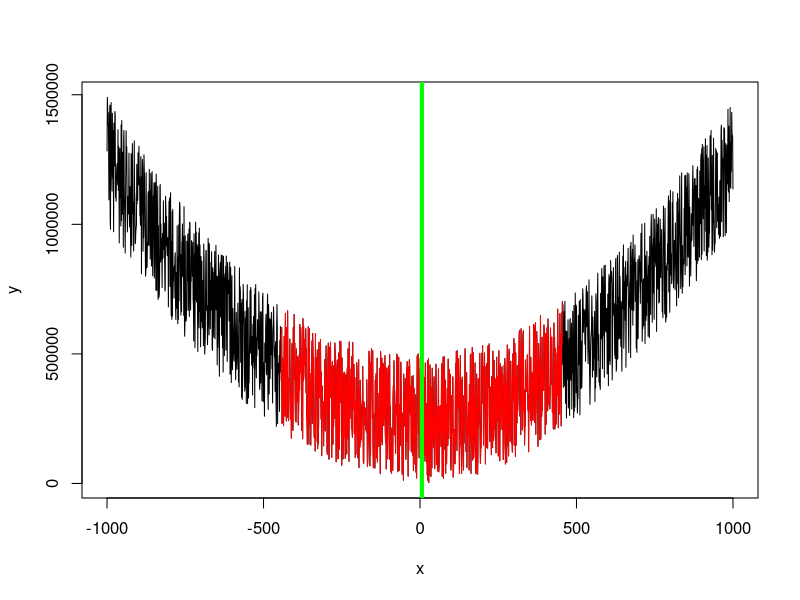

The R source for this figure:
#Metodo di Kwee-van Woerden
#segnale di prova
x<-c(-1000:1000)
noise<-runif(2001)
y<-x*x+500000*noise

#inizio dell'algoritmo
minimi<-NULL
differenze<-NULL

estr1<- -300
estr2<- 600

xn<-x[which(x>=estr1&x<=estr2)]
yn<-y[which(x>=estr1&x<=estr2)]

min<-(max(xn)+min(xn))*0.5
for(i in 1:5000){
  ya<-y[which(x>=estr1&x<=min)]
  ydiff<-ya-y[which(x>=min&x<=estr2)]
  if(mean(ydiff)<0){
    min<-min-0.1
    estr1<-estr1-0.1
    estr2<-estr2-0.1
  }else
  {
    min<-min+0.1
    estr1<-estr1+0.1
    estr2<-estr2+0.1
  }
  minimi<-c(minimi,min)
  differenze<-c(differenze,mean(ydiff))
  
}

plot(x,y,t='l')
lines(x[which(x>=estr1&x<=estr2)],y[which(x>=estr1&x<=estr2)],col='red')
abline(v=min, lwd=4, col='green')
